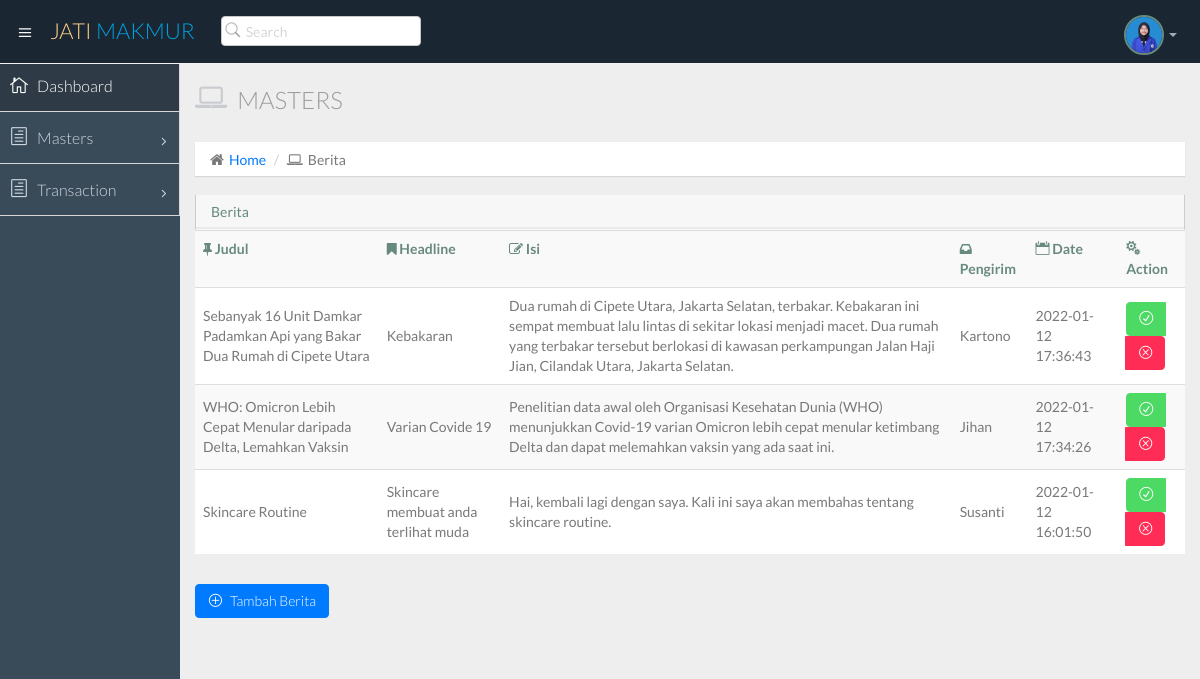
The app's page /assets/index.php?page=berita with its own data.
### tables this page shows
CREATE TABLE `berita` (
  `id_berita` int(5) UNSIGNED NOT NULL,
  `id_kategori` int(3) UNSIGNED NOT NULL DEFAULT 0,
  `judul` varchar(100) NOT NULL DEFAULT '',
  `headline` text NOT NULL,
  `isi` text NOT NULL,
  `pengirim` varchar(15) NOT NULL DEFAULT '',
  `tanggal` datetime NOT NULL DEFAULT '0000-00-00 00:00:00'
);

### assets/display_berita.php (the view)
<?php
	include "mysqli_koneksi.php";
?>
<div class="row">
	<div class="col-lg-12">
		<h3 class="page-header"><i class="fa fa-laptop"></i> Masters</h3>
		<ol class="breadcrumb">
			<li><i class="fa fa-home"></i><a href="index.php">Home</a></li>
			<li><i class="fa fa-laptop"></i>Berita</li>
		</ol>
	</div>
</div>
<div class="row">
    <div class="col-lg-12">
    	<section class="panel">
            <header class="panel-heading">
                Berita
            </header>
            <table class="table table-striped table-advance table-hover">
                <tbody>
                    <tr>
					<th><i class="fa fa-thumb-tack"></i> Judul</th>
						<th><i class="fa fa-bookmark"></i> Headline</th>
						<th><i class="fa fa-pencil-square-o"></i> Isi</th>
						<th><i class="fa fa-inbox"></i> Pengirim</th>
						<th><i class="icon_calendar"></i> Date</th>
						<th><i class="icon_cogs"></i> Action</th>
                    </tr>
					<?php
						$sql = mysqli_query($con,"SELECT * FROM berita ORDER BY id_berita DESC");
						while($hasil = mysqli_fetch_array($sql)) {
						$id=$hasil['id_berita'];
						$nama  = stripslashes($hasil['judul']);
						$email = stripslashes($hasil['headline']);
						$situs = stripslashes($hasil['isi']);
						$pesan = stripslashes($hasil['pengirim']);
						$time  = $hasil['tanggal'];
					?>
					<tr>
						<td>
							<?php echo $nama;?>
						</td>
						<td>
							<?php echo $email;?>
						</td>
						<td>
							<?php echo $situs;?>
						</td>
						<td>
							<?php echo $pesan;?>
						</td>
						<td>
							<?php echo $time;?>
						</td>
						<td>
                            <div class="btn-group">
                                <a class="btn btn-success" href="index.php?page=edit_berita&id=<?php echo $id;?>"><i class="icon_check_alt2"></i></a>
                                <a class="btn btn-danger" href="index.php?page=delete_berita&id=<?php echo $id;?>"><i class="icon_close_alt2"></i></a>
                            </div>
                        </td>
                    </tr>
	        		<?php } ?>
				</tbody>
            </table>
        </section>
		<a class="btn btn-primary" href="index.php?page=input_berita&id=<?php echo $id;?>"><i class="icon_plus_alt2"></i>&nbsp;&nbsp;&nbsp;Tambah Berita</a>
    </div>
</div>

### records on screen
berita: judul "Sebanyak 16 Unit Damkar Padamkan Api yang Bakar Dua Rumah di Cipete Utara", headline "Kebakaran", isi "Dua rumah di Cipete Utara, Jakarta Selatan, terbakar. Kebakaran ini sempat membuat lalu lintas di sekitar lokasi menjadi macet. Dua rumah yang terbakar tersebut berlokasi di kawasan perkampungan Jalan Haji Jian, Cilandak Utara, Jakarta Selatan.", pengirim "Kartono", tanggal "2022-01-12 17:36:43"
berita: judul "WHO: Omicron Lebih Cepat Menular daripada Delta, Lemahkan Vaksin", headline "Varian Covide 19", isi "Penelitian data awal oleh Organisasi Kesehatan Dunia (WHO) menunjukkan Covid-19 varian Omicron lebih cepat menular ketimbang Delta dan dapat melemahkan vaksin yang ada saat ini.", pengirim "Jihan", tanggal "2022-01-12 17:34:26"
berita: judul "Skincare Routine", headline "Skincare membuat anda terlihat muda", isi "Hai, kembali lagi dengan saya. Kali ini saya akan membahas tentang skincare routine.", pengirim "Susanti", tanggal "2022-01-12 16:01:50"
